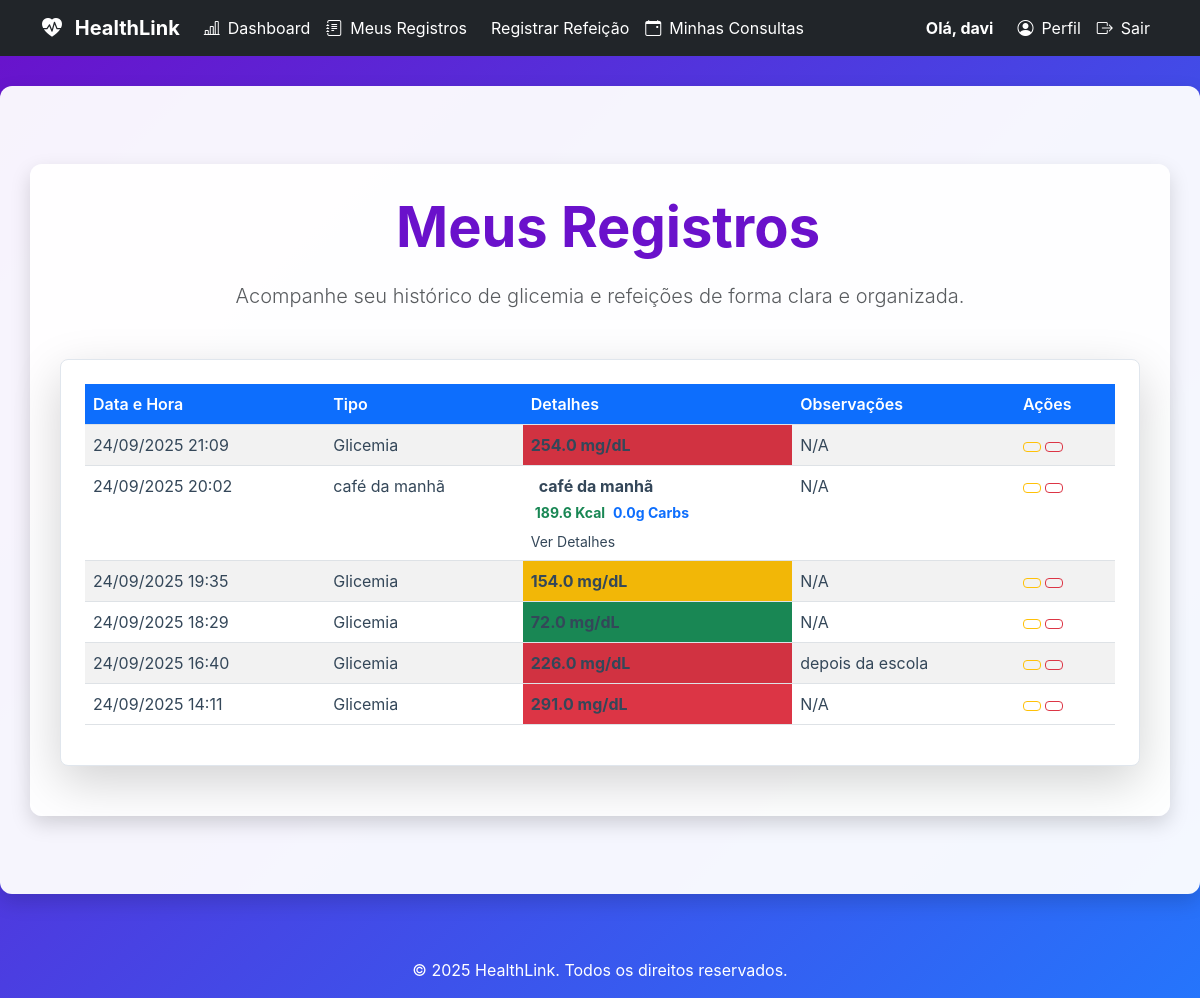
The page /registros (signed in) on the database its author committed.
### tables this page shows
CREATE TABLE users (
                    id INTEGER PRIMARY KEY,
                    username TEXT UNIQUE NOT NULL,
                    password_hash TEXT NOT NULL,
                    role TEXT NOT NULL DEFAULT 'paciente',
                    email TEXT,
                    nome TEXT,
                    razao_ic REAL,
                    fator_sensibilidade REAL,
                    data_nascimento TEXT,
                    sexo TEXT
                , nome_completo TEXT, telefone TEXT, medico_id INTEGER, meta_glicemia INTEGER, documento TEXT, crm TEXT, especialidade TEXT, cns TEXT);

CREATE TABLE registros (
                    id INTEGER PRIMARY KEY,
                    user_id INTEGER NOT NULL,
                    data_hora TEXT NOT NULL,
                    tipo TEXT NOT NULL,
                    valor REAL,
                    observacoes TEXT,
                    alimentos_json TEXT,
                    total_calorias REAL,
                    total_carbs REAL,
                    FOREIGN KEY (user_id) REFERENCES users (id)
                );

### app.py (the view)
@app.route('/registros')
@login_required
def registros():
    registros_list = db_manager.carregar_registros(current_user.id)
    registros_formatados = []
    for registro in registros_list:
        tipo = registro.get('tipo')
        tipo_exibicao = registro.get('tipo_refeicao', tipo)
        data_hora_str = registro.get('data_hora')
        if data_hora_str and isinstance(data_hora_str, str):
            try:
                registro['data_hora'] = datetime.fromisoformat(data_hora_str)
            except ValueError:
                pass
        registro['tipo_exibicao'] = tipo_exibicao
        registros_formatados.append(registro)
    return render_template(
        'registros.html',
        registros=registros_formatados,
        current_user=current_user,
        get_status_class=get_status_class
    )

### app.py (called while the page is built)
@login_manager.user_loader
def load_user(user_id):
    if db_manager:
        user_data = db_manager.carregar_usuario_por_id(int(user_id))
        if user_data:
            return User(
                id=user_data.get('id'),
                username=user_data.get('username'),
                password_hash=user_data.get('password_hash'),
                role=user_data.get('role', 'user').lower(),
                email=user_data.get('email'),
                razao_ic=user_data.get('razao_ic', 1.0),
                fator_sensibilidade=user_data.get('fator_sensibilidade', 1.0),
                data_nascimento=user_data.get('data_nascimento'),
                sexo=user_data.get('sexo')
            )
    return None

def get_status_class(valor_glicemia):
    try:
        valor = float(valor_glicemia)
    except (ValueError, TypeError):
        return 'bg-secondary'
    if valor < 70:
        return 'bg-danger'
    elif 70 <= valor <= 130:
        return 'bg-success'
    elif 130 < valor <= 180:
        return 'bg-warning'
    else:
        return 'bg-danger'

@app.context_processor
def inject_now():
    return {'now': datetime.now}

    @property
    def is_paciente(self):
        return self.role == 'paciente' or self.role == 'user' # Mantendo 'user' por compatibilidade

### database_manager.py (called while the page is built)
    def get_db_connection(self):
        conn = sqlite3.connect(self.db_path)
        conn.row_factory = sqlite3.Row
        return conn

    def carregar_usuario_por_id(self, user_id):
        conn = self.get_db_connection()
        user_data = conn.execute(
            "SELECT id, username, role, email, nome_completo, razao_ic, fator_sensibilidade, data_nascimento, sexo, telefone, medico_id FROM users WHERE id = ?",
            (user_id,)
        ).fetchone()
        conn.close()
        return dict(user_data) if user_data else None

    def carregar_registros(self, user_id):
        with self.get_db_connection() as conn:
            cursor = conn.cursor()
            cursor.execute("SELECT * FROM registros WHERE user_id = ? ORDER BY data_hora DESC", (user_id,))
            registros = cursor.fetchall()
            return [dict(row) for row in registros]

### templates/registros.html (shortened to what this page needs)
{% extends 'base.html' %}
{% block content %}
<div class="container my-5">
    <div class="text-center mb-5">
        <h1 class="display-4 fw-bold">
            Meus Registros
        </h1>
        <p class="lead text-muted">Acompanhe seu histórico de glicemia e refeições de forma clara e organizada.</p>
    </div>
    <div class="card p-4 shadow-lg rounded-3">
        <div class="table-responsive">
            <table class="table table-striped table-hover records-table">
                <thead>
                    <tr>
                        <th scope="col" class="text-white bg-primary rounded-top-start">Data e Hora</th>
                        <th scope="col" class="text-white bg-primary">Tipo</th>
                        <th scope="col" class="text-white bg-primary">Detalhes</th>
                        <th scope="col" class="text-white bg-primary">Observações</th>
                        <th scope="col" class="text-white bg-primary rounded-top-end">Ações</th>
                    </tr>
                </thead>
                <tbody>
                    {% if registros %}
                    {% for registro in registros %}
                    <tr>
                        <td>
                            {% if registro.data_hora %}
                            {{ registro.data_hora.strftime('%d/%m/%Y %H:%M') }}
                            {% else %}
                            N/A
                            {% endif %}
                        </td>
                        <td>{{ registro.tipo }}</td>
                        {% if registro.tipo == 'Glicemia' %}
                        <td class="glicemia-status {{ get_status_class(registro.valor) }}">
                            <span class="fw-bold">{{ "{:.1f}".format(registro.valor | default(0.0)) }} mg/dL</span>
                        </td>
                        {% else %}
                        <td>
                            <div class="d-flex flex-column">
                                <div class="mb-1">
                                    <span class="fw-bold">{{ registro.tipo }}</span>
                                </div>
                                <small class="text-muted">
                                    <span class="fw-bold text-success">{{ "{:.1f}".format(registro.total_calorias |
                                        default(0.0)) }} Kcal</span>
                                    <span class="fw-bold text-primary">{{ "{:.1f}".format(registro.total_carboidratos |
                                        default(0.0)) }}g Carbs</span>
                                </small>
                                <a href="#" class="mt-2 text-decoration-none small" data-bs-toggle="modal"
                                    data-bs-target="#alimentosModal{{ registro.id | string }}">Ver Detalhes</a>
                            </div>
                        </td>
                        {% endif %}
                        <td>{{ registro.observacoes if registro.observacoes else 'N/A' }}</td>
                        <td class="action-buttons">
                            <a href="{{ url_for('editar_registo', id=registro.id) }}"
                                class="btn btn-sm btn-outline-warning">
                            </a>
                            <form action="{{ url_for('excluir_registo', id=registro.id) }}" method="post"
                                onsubmit="return confirm('Tem certeza que deseja excluir este registro?');"
                                style="display: inline;">
                                <button type="submit" class="btn btn-sm btn-outline-danger">
                                </button>
                            </form>
                        </td>
                    </tr>
                    {% endfor %}
                    {% else %}
                    <tr>
                        <td colspan="5" class="text-center text-muted py-4">Nenhum registro encontrado.</td>
                    </tr>
                    {% endif %}
                </tbody>
            </table>
        </div>
    </div>
</div>
{% endblock %}

### templates/base.html (shortened to what this page needs)
<!DOCTYPE html>
<html lang="pt-br">
<head>
    <link href="https://cdn.jsdelivr.net/npm/bootstrap@5.3.0/dist/css/bootstrap.min.css" rel="stylesheet">
    <link href="https://cdn.jsdelivr.net/npm/bootstrap-icons/font/bootstrap-icons.css" rel="stylesheet">
    <link rel="stylesheet" href="{{ url_for('static', filename='css/style.css') }}">
</head>
<body>
    <nav class="navbar navbar-expand-lg navbar-dark bg-dark">
        <div class="container">
            <a class="navbar-brand fw-bold" href="{{ url_for('index') }}">
                <i class="bi bi-heart-pulse-fill me-2"></i> HealthLink
            </a>
            <div class="collapse navbar-collapse" id="navbarNav">
                <ul class="navbar-nav me-auto">
                    {% if current_user.is_authenticated %}
                    <li class="nav-item">
                        <a class="nav-link" href="{{ url_for('dashboard_gestao') }}">
                            <i class="bi bi-bar-chart-line me-2"></i>Dashboard
                        </a>
                    </li>
                    <li class="nav-item">
                        <a class="nav-link" href="{{ url_for('registros') }}">
                            <i class="bi bi-journal-text me-2"></i>Meus Registros
                        </a>
                    </li>
                    {% if current_user.is_paciente %}
                    <li class="nav-item">
                        <a class="nav-link" href="{{ url_for('registrar_refeicao') }}">
                            Registrar Refeição
                        </a>
                    </li>
                    {% endif %}
                    {% if current_user.is_paciente %}
                    <li class="nav-item">
                        <a class="nav-link" href="{{ url_for('minhas_consultas') }}">
                            <i class="bi bi-calendar-event me-2"></i>Minhas Consultas
                        </a>
                    </li>
                    {% endif %}
                    {% endif %}
                </ul>
                <ul class="navbar-nav">
                    {% if current_user.is_authenticated %}
                    <li class="nav-item me-3 d-flex align-items-center">
                        <span class="navbar-text text-white fw-bold">
                            Olá, {{ current_user.username or current_user.nome_completo }}
                        </span>
                    </li>
                    <li class="nav-item">
                        <a class="nav-link" href="{{ url_for('perfil_paciente', paciente_id=current_user.id) }}">
                            <i class="bi bi-person-circle me-2"></i>Perfil
                        </a>
                    </li>
                    <li class="nav-item">
                        <a class="nav-link text-danger" href="{{ url_for('logout') }}">
                            <i class="bi bi-box-arrow-right me-2"></i>Sair
                        </a>
                    </li>
                    {% endif %}
                </ul>
            </div>
        </div>
    </nav>
    <main id="main-content">
        <div class="container">
            {% block content %}
            {% endblock %}
        </div>
    </main>
    <footer class="text-white text-center py-3 mt-5">
        &copy; {{ now().year }} HealthLink. Todos os direitos reservados.
    </footer>
</body>
</html>

### static/css/style.css (style rules this page uses)
:root { --primary-color: #007bff; --accent-color: #6a11cb; --text-dark: #344759; --text-light: white; --gradient-bg: linear-gradient(135deg, #6a11cb 0%, #2575fc 100%); --success-color: #28a745; --danger-color: #dc3545; --info-color: #17a2b8; --shadow-sm: 0 2px 4px rgba(0, 0, 0, 0.1); --shadow-lg: 0 8px 20px rgba(0, 0, 0, 0.15); }
body, html { margin: 0; padding: 0; height: 100%; font-family: -apple-system, BlinkMacSystemFont, "Segoe UI", Roboto, "Helvetica Neue", Arial, sans-serif; color: var(--text-dark); }
#app-wrapper, body { background: var(--gradient-bg); min-height: 100vh; }
#main-content .container { background-color: rgba(255, 255, 255, 0.95); padding: 30px; border-radius: 12px; box-shadow: var(--shadow-lg); max-width: 1200px; width: 100%; margin-top: 30px; }
.navbar-nav .nav-link, .navbar-brand { color: var(--text-light) !important; }
h1, h2, h3 { color: var(--accent-color); margin-top: 0; margin-bottom: 20px; }
.card { background-color: white; border: 1px solid #e0e6ed; border-radius: 8px; box-shadow: var(--shadow-sm); padding: 20px; margin-bottom: 20px; }
.table th { background-color: var(--accent-color); color: white; font-weight: bold; }
.table td { color: var(--text-dark); }
.card a, .card h6, .card p { color: var(--text-dark) !important; background: transparent !important; }
.table thead { background-color: #5d2590; }
.table th { color: white; font-weight: 600; }

### rows shown on the page
users: username "davi"
registros: data_hora "24/09/2025 21:09", tipo "Glicemia", valor "254.0", observacoes "N/A"
registros: data_hora "24/09/2025 20:02", tipo "café da manhã", total_calorias "189.6", total_carboidratos "0.0", observacoes "N/A"
registros: data_hora "24/09/2025 19:35", tipo "Glicemia", valor "154.0", observacoes "N/A"
registros: data_hora "24/09/2025 18:29", tipo "Glicemia", valor "72.0", observacoes "N/A"
registros: data_hora "24/09/2025 16:40", tipo "Glicemia", valor "226.0", observacoes "depois da escola"
registros: data_hora "24/09/2025 14:11", tipo "Glicemia", valor "291.0", observacoes "N/A"
